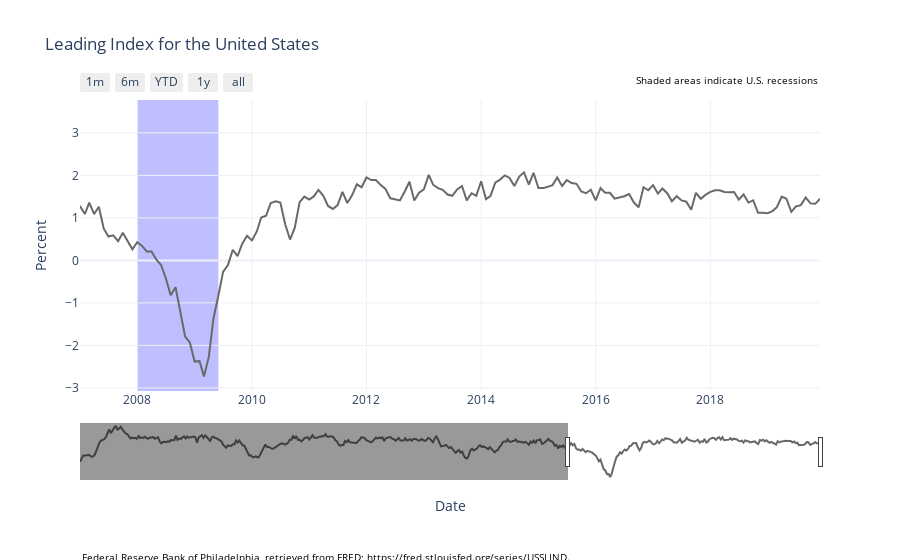

This figure's notebook cell:
### Code cell
for k, v in vars(indicators).items():
    
    if k == "rec_dates":
        continue
    
    recession = indicators.rec_dates.copy()
    recession.data = recession.data[recession.data.index.intersection(v.data.index)]

    begin_dates = [recession.data.index[i] for i in range(len(recession.data)) if recession.data[i] and recession.data[i]!= recession.data[i-1]]
    end_dates =[recession.data.index[i] for i in range(len(recession.data)) if recession.data[i] and recession.data[i]!= recession.data[i+1]]

    pio.templates.default = "plotly_white"
    fig = go.Figure()
    fig.add_trace(go.Scatter(x=v.data.index, y=v.data[:],
                            line_color='dimgrey'))

    shapes = []
    for i in range(len(begin_dates)):
        shapes.append(get_highliting_rectangle(begin_dates[i],end_dates[i]))

    fig.update_layout(title_text=v.name,yaxis_title=v.unit,
        xaxis=dict(title = "Date",
        rangeselector=dict(
            buttons=list([
                dict(count=1,
                     label="1m",
                     step="month",
                     stepmode="backward"),
                dict(count=6,
                     label="6m",
                     step="month",
                     stepmode="backward"),
                dict(count=1,
                     label="YTD",
                     step="year",
                     stepmode="todate"),
                dict(count=1,
                     label="1y",
                     step="year",
                     stepmode="backward"),
                dict(step="all")])
            ),
        rangeslider=dict(visible=True),range = ['2007-01-01', v.data.index[-1]],type="date"), 
        shapes=shapes,
        annotations=[
            go.layout.Annotation(
            showarrow=False,
            text=v.src,
            font=dict(
            size=10,
            color="black"
            ),
            xref = 'paper', x = 0,
            yref = 'paper', y = -0.6
        ),go.layout.Annotation(
            showarrow=False,
            text="Shaded areas indicate U.S. recessions",
            font=dict(
            size=10,
            color="black"
            ),
            xref = 'paper', x = 1,
            yref = 'paper', y = 1.1
        )])
    

    fig.show()
    break

### Figure 1 — Plotly figure (JSON) as saved in the notebook; plotly's stock layout.template omitted (floating-point values rounded to 4 significant figures; data arrays with more than 128 entries replaced by an {"elided": "..."} marker saying what was removed)
{"data": [{"line": {"color": "dimgrey"}, "type": "scatter", "x": {"elided": "456 str values"}, "y": {"elided": "456 float values"}}], "layout": {"annotations": [{"font": {"color": "black", "size": 10}, "showarrow": false, "text": "Federal Reserve Bank of Philadelphia, retrieved from FRED; https://fred.stlouisfed.org/series/USSLIND.", "x": 0, "xref": "paper", "y": -0.6, "yref": "paper"}, {"font": {"color": "black", "size": 10}, "showarrow": false, "text": "Shaded areas indicate U.S. recessions", "x": 1, "xref": "paper", "y": 1.1, "yref": "paper"}], "shapes": [{"fillcolor": "blue", "layer": "below", "line": {"width": 0}, "opacity": 0.25, "type": "rect", "x0": "1982-01-01T00:00:00", "x1": "1982-11-01T00:00:00", "xref": "x", "y0": 0, "y1": 1, "yref": "paper"}, {"fillcolor": "blue", "layer": "below", "line": {"width": 0}, "opacity": 0.25, "type": "rect", "x0": "1990-08-01T00:00:00", "x1": "1991-03-01T00:00:00", "xref": "x", "y0": 0, "y1": 1, "yref": "paper"}, {"fillcolor": "blue", "layer": "below", "line": {"width": 0}, "opacity": 0.25, "type": "rect", "x0": "2001-04-01T00:00:00", "x1": "2001-11-01T00:00:00", "xref": "x", "y0": 0, "y1": 1, "yref": "paper"}, {"fillcolor": "blue", "layer": "below", "line": {"width": 0}, "opacity": 0.25, "type": "rect", "x0": "2008-01-01T00:00:00", "x1": "2009-06-01T00:00:00", "xref": "x", "y0": 0, "y1": 1, "yref": "paper"}], "title": {"text": "Leading Index for the United States"}, "xaxis": {"range": ["2007-01-01", "2019-12-01T00:00:00"], "rangeselector": {"buttons": [{"count": 1, "label": "1m", "step": "month", "stepmode": "backward"}, {"count": 6, "label": "6m", "step": "month", "stepmode": "backward"}, {"count": 1, "label": "YTD", "step": "year", "stepmode": "todate"}, {"count": 1, "label": "1y", "step": "year", "stepmode": "backward"}, {"step": "all"}]}, "rangeslider": {"visible": true}, "title": {"text": "Date"}, "type": "date"}, "yaxis": {"title": {"text": "Percent"}}}}
